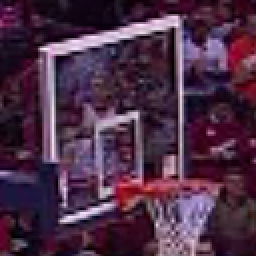
%> input picture samples_ICASSP13/patch1.png, 128 x 128 px (shown 2 times larger)
$ octave --eval "result = rrqr(imread('samples_ICASSP13/patch1.png'));"   (GNU Octave 9; MATLAB toolbox functions it lacks are replaced by stand-ins)
%> lines starting %> are read from the running program, lines starting %| are printed output that depends on the picture
function z = rrqr(f)
g = double(rgb2gray(f));
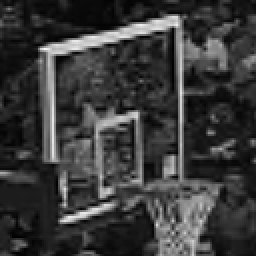
%> g: size 128x128 double (shown 2 times larger); min 0, max 250, mean 57.9
f = double(f);
z = f;
q = zeros(size(f));
%% set parameters
pg = 5;
ps = 9;
pk = 9;
thresh = 15;
sigma2 = 3^2;
%% compute gradient field for luminance
[xg yg] = meshgrid(-(pg-1)/2:(pg-1)/2);
Wg = exp(-.5 / .4^2 * (xg.^2 + yg.^2));
Cg = [xg(:) yg(:)];
WCg = [xg(:).*Wg(:) yg(:).*Wg(:)];
Xg = (Cg' * WCg) \ WCg';
gx = imfilter(g, reshape(Xg(1,:),[pg pg]), 'symmetric', 'same', 'corr');
gy = imfilter(g, reshape(Xg(2,:),[pg pg]), 'symmetric', 'same', 'corr');
%% compute structure tensor field
[xs ys] = meshgrid(-(ps-1)/2:(ps-1)/2);
Ws = exp(-.5 / 3^2 * (xs.^2 + ys.^2));
Ws = Ws ./ sum(Ws(:));
s1 = imfilter(gx .* gx, Ws, 'symmetric', 'same', 'corr');
s2 = imfilter(gx .* gy, Ws, 'symmetric', 'same', 'corr');
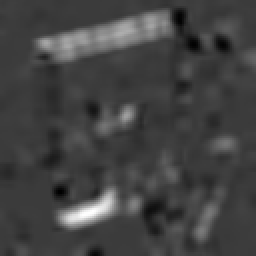
%> s2: size 128x128 double (shown 2 times larger); min -231.9, max 756.3, mean 28.2; drawn with min black and max white
s4 = imfilter(gy .* gy, Ws, 'symmetric', 'same', 'corr');
%% compute structure spectrum for all pixels
delta_sq = sqrt((s1 - s4).^2 + 4 * s2.^2);
e1 = .5 * abs(s1+s4 + delta_sq);
e2 = .5 * abs(s1+s4 - delta_sq);
u2 = (e1 - s1) ./ s2;
temp = sqrt(1 + u2.^2);
u1 = 1  ./ temp;
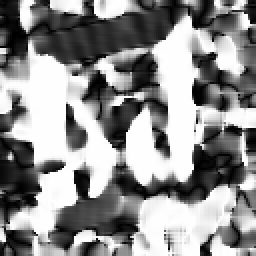
%> u1: size 128x128 double (shown 2 times larger); min 3.38e-05, max 1, mean 0.56
u2 = u2 ./ temp;
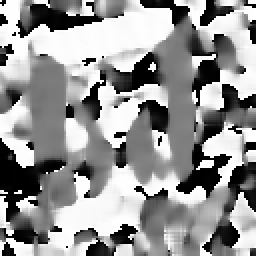
%> u2: size 128x128 double (shown 2 times larger); min -1, max 1, mean 0.175; drawn with min black and max white
%% compute kernel variance
alpha = ((e1 - e2)./(e1 + e2)).^2 .* (e1 .* e2).^.4;
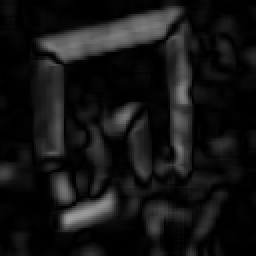
%> alpha: size 128x128 double (shown 2 times larger); min 1.82e-05, max 157.8, mean 21.1
e1 = min(e1, 10 * alpha * sigma2);
%% rank-reduced regression
[xk yk] = meshgrid(-(pk-1)/2:(pk-1)/2);
for i = 1+(pk-1)/2 : size(g,1)-(pk-1)/2
for j = 1+(pk-1)/2 : size(g,2)-(pk-1)/2
    if alpha(i,j) > thresh
        rb = f(i-(pk-1)/2:i+(pk-1)/2,j-(pk-1)/2:j+(pk-1)/2,1);
        gb = f(i-(pk-1)/2:i+(pk-1)/2,j-(pk-1)/2:j+(pk-1)/2,2);
        bb = f(i-(pk-1)/2:i+(pk-1)/2,j-(pk-1)/2:j+(pk-1)/2,3);
        d1 = (xk * u1(i,j) + yk * u2(i,j)).^2;
        d2 = (yk * u1(i,j) - xk * u2(i,j)).^2;
        Wk = exp(-.5 / sigma2 / alpha(i,j) * (e1(i,j)*d1 + e2(i,j)*d2));
        Ck = [ones(pk^2,1) d1(:)];
        WCk = [Wk(:) d1(:).*Wk(:)];
        Xg = (Ck' * WCk) \ WCk';
        z(i,j,1) = Xg(1,:) * rb(:);
        z(i,j,2) = Xg(1,:) * gb(:);
        z(i,j,3) = Xg(1,:) * bb(:);
        q(i,j,1) = Xg(2,:) * rb(:);
        q(i,j,2) = Xg(2,:) * gb(:);
        q(i,j,3) = Xg(2,:) * bb(:);
    end
end
end
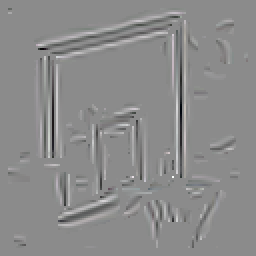
%> q: size 128x128x3 double (shown 2 times larger); mean R, G, B 0, 0, 0; drawn with min black and max white
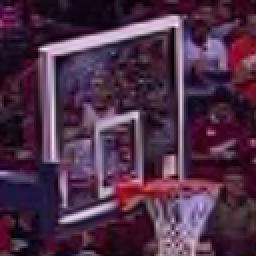
%> z: size 128x128x3 double (shown 2 times larger); mean R, G, B 76.1, 46.2, 69.7; drawn with min black and max white
%> after the loop, Ck = 81 rows, first 12: [1 9.67; 1 10.96; 1 12.34; 1 13.8; 1 15.35; 1 16.97; 1 18.68; 1 20.46; 1 22.33; 1 4.54; 1 5.44; 1 6.42]; WCk = 81 rows, first 12: [1.13e-05 0.000109; 1.86e-05 0.000204; 2.04e-05 0.000252; 1.49e-05 0.000205; 7.23e-06 0.000111; 2.34e-06 3.97e-05; 5.04e-07 9.42e-06; 7.23e-08 1.48e-06; 6.9e-09 1.54e-07; 0.000794 0.0036; 0.00165 0.00896; 0.00228 0.0146]; Wk = [1.13e-05 0.000794 0.0127 0.0464 0.0386 0.0073 0.000315 3.09e-06 6.9e-09; 1.86e-05 0.00165 0.0333 0.153 0.16 0.0382 0.00208 2.57e-05 7.23e-08; 2.04e-05 0.00228 0.058 0.336 0.443 0.133 0.00911 0.000142 5.04e-07; 1.49e-05 0.0021 0.0672 0.491 0.816 0.309 0.0266 0.000523 2.34e-06; 7.23e-06 0.00128 0.0519 0.477 1 0.477 0.0519 0.00128 7.23e-06; 2.34e-06 0.000523 0.0266 0.309 0.816 0.491 0.0672 0.0021 1.49e-05; 5.04e-07 0.000142 0.00911 0.133 0.443 0.336 0.058 0.00228 2.04e-05; 7.23e-08 2.57e-05 0.00208 0.0382 0.16 0.153 0.0333 0.00165 1.86e-05; 6.9e-09 3.09e-06 0.000315 0.0073 0.0386 0.0464 0.0127 0.000794 1.13e-05]; Xg = 81 columns, first 8: [-7.87e-06 -1.51e-05 -1.92e-05 -1.6e-05 -8.76e-06 -3.18e-06 -7.63e-07 -1.21e-07; 1.41e-05 2.65e-05 3.3e-05 2.71e-05 1.47e-05 5.28e-06 1.26e-06 1.98e-07]; bb = [43 33 24 29 33 32 31 34 37; 55 38 21 28 34 31 29 31 33; 90 57 24 27 30 29 28 30 33; 124 76 27 26 25 26 26 30 33; 118 74 30 27 25 25 25 27 30; 112 73 33 29 25 24 23 25 26; 78 67 57 42 26 25 24 28 33; 43 62 81 54 28 27 25 33 40; 83 83 83 53 23 23 23 30 37]; d1 = [9.67 4.54 1.32 0.0292 0.654 3.2 7.66 14.04 22.33; 10.96 5.44 1.83 0.139 0.368 2.51 6.58 12.56 20.46; 12.34 6.42 2.42 0.331 0.163 1.91 5.58 11.17 18.68; 13.8 7.49 3.09 0.604 0.0409 1.4 4.67 9.86 16.97; 15.35 8.63 3.84 0.959 0 0.959 3.84 8.63 15.35; 16.97 9.86 4.67 1.4 0.0409 0.604 3.09 7.49 13.8; 18.68 11.17 5.58 1.91 0.163 0.331 2.42 6.42 12.34; 20.46 12.56 6.58 2.51 0.368 0.139 1.83 5.44 10.96; 22.33 14.04 7.66 3.2 0.654 0.0292 1.32 4.54 9.67]; d2 = [22.33 20.46 18.68 16.97 15.35 13.8 12.34 10.96 9.67; 14.04 12.56 11.17 9.86 8.63 7.49 6.42 5.44 4.54; 7.66 6.58 5.58 4.67 3.84 3.09 2.42 1.83 1.32; 3.2 2.51 1.91 1.4 0.959 0.604 0.331 0.139 0.0292; 0.654 0.368 0.163 0.0409 0 0.0409 0.163 0.368 0.654; 0.0292 0.139 0.331 0.604 0.959 1.4 1.91 2.51 3.2; 1.32 1.83 2.42 3.09 3.84 4.67 5.58 6.58 7.66; 4.54 5.44 6.42 7.49 8.63 9.86 11.17 12.56 14.04; 9.67 10.96 12.34 13.8 15.35 16.97 18.68 20.46 22.33]; gb = [23 15 7 11 16 14 13 15 18; 38 21 4 10 15 12 10 12 14; 75 41 7 8 9 8 8 10 13; 111 60 9 6 3 4 5 9 12; 106 60 14 8 3 3 3 6 9; 100 59 18 10 3 2 1 3 5; 63 52 40 21 3 2 1 4 9; 26 45 63 32 2 1 0 6 12; 67 66 66 33 1 1 0 4 8]; rb = [51 43 35 39 43 42 41 43 46; 68 51 34 39 43 41 39 40 42; 106 72 38 38 39 38 37 40 42; 143 93 42 38 34 35 35 39 42; 139 92 46 40 34 34 34 36 39; 134 92 50 42 34 33 32 34 35; 96 84 72 51 29 28 26 31 35; 58 77 95 59 24 22 20 28 35; 99 98 98 57 17 17 17 24 31]
z = uint8(z - q.^5 .* exp(-.5 * q.^2 / 70) * .00008);
%> z: size 128x128x3 uint8
end

$ run again, on samples_ICASSP13/patch2.png
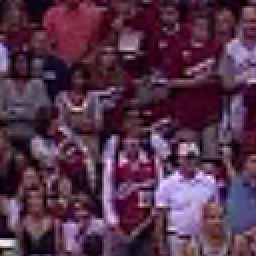
%> input picture samples_ICASSP13/patch2.png, 128 x 128 px (shown 2 times larger)
%> in rrqr, `u2 = u2 ./ temp;`:
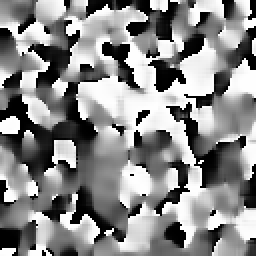
%> u2: size 128x128 double (shown 2 times larger); min -1, max 1, mean 0.0792; drawn with min black and max white
%> after the loop in rrqr, `for i = 1+(pk-1)/2 : size(g,1)-(pk-1)/2`:
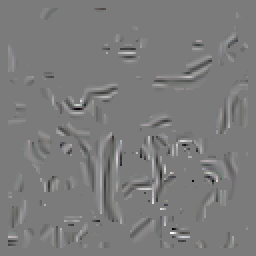
%> q: size 128x128x3 double (shown 2 times larger); mean R, G, B 0.1, 0.1, 0.1; drawn with min black and max white
%> after the loop in rrqr, `for i = 1+(pk-1)/2 : size(g,1)-(pk-1)/2`: Ck = 81 rows, first 12: [1 21.41; 1 19.85; 1 18.35; 1 16.91; 1 15.53; 1 14.21; 1 12.94; 1 11.74; 1 10.59; 1 13.26; 1 12.04; 1 10.88]; WCk = 81 rows, first 12: [2e-08 4.27e-07; 1.51e-07 3e-06; 8.07e-07 1.48e-05; 3.04e-06 5.14e-05; 8.08e-06 0.000125; 1.51e-05 0.000215; 2e-05 0.000259; 1.86e-05 0.000219; 1.23e-05 0.00013; 7.53e-06 9.98e-05; 4.66e-05 0.000562; 0.000204 0.00222]; Wk = [2e-08 7.53e-06 0.000656 0.0132 0.0612 0.0656 0.0162 0.000929 1.23e-05; 1.51e-07 4.66e-05 0.00332 0.0547 0.208 0.182 0.0369 0.00173 1.86e-05; 8.07e-07 0.000204 0.0119 0.16 0.497 0.357 0.0592 0.00226 2e-05; 3.04e-06 0.000628 0.03 0.33 0.84 0.493 0.0669 0.00209 1.51e-05; 8.08e-06 0.00137 0.0533 0.481 1 0.481 0.0533 0.00137 8.08e-06; 1.51e-05 0.00209 0.0669 0.493 0.84 0.33 0.03 0.000628 3.04e-06; 2e-05 0.00226 0.0592 0.357 0.497 0.16 0.0119 0.000204 8.07e-07; 1.86e-05 0.00173 0.0369 0.182 0.208 0.0547 0.00332 4.66e-05 1.51e-07; 1.23e-05 0.000929 0.0162 0.0656 0.0612 0.0132 0.000656 7.53e-06 2e-08]; Xg = 81 columns, first 8: [-3.21e-08 -2.23e-07 -1.09e-06 -3.76e-06 -9.05e-06 -1.53e-05 -1.81e-05 -1.5e-05; 5.15e-08 3.61e-07 1.78e-06 6.14e-06 1.49e-05 2.55e-05 3.05e-05 2.57e-05]; bb = [78 97 73 49 89 128 119 110 95; 78 90 68 45 85 124 111 98 96; 87 88 72 55 87 118 100 81 82; 96 86 76 65 89 112 88 64 68; 98 72 73 73 88 102 86 70 73; 99 58 70 81 87 93 84 75 78; 84 33 57 81 84 87 73 59 65; 69 7 44 81 82 82 63 43 52; 68 49 71 93 90 89 59 30 46]; d1 = [21.41 13.26 7.06 2.79 0.471 0.0892 1.65 5.15 10.59; 19.85 12.04 6.18 2.25 0.265 0.221 2.12 5.96 11.74; 18.35 10.88 5.35 1.76 0.118 0.412 2.65 6.82 12.94; 16.91 9.78 4.59 1.34 0.0295 0.662 3.24 7.75 14.21; 15.53 8.73 3.88 0.971 0 0.971 3.88 8.73 15.53; 14.21 7.75 3.24 0.662 0.0295 1.34 4.59 9.78 16.91; 12.94 6.82 2.65 0.412 0.118 1.76 5.35 10.88 18.35; 11.74 5.96 2.12 0.221 0.265 2.25 6.18 12.04 19.85; 10.59 5.15 1.65 0.0892 0.471 2.79 7.06 13.26 21.41]; d2 = [10.59 11.74 12.94 14.21 15.53 16.91 18.35 19.85 21.41; 5.15 5.96 6.82 7.75 8.73 9.78 10.88 12.04 13.26; 1.65 2.12 2.65 3.24 3.88 4.59 5.35 6.18 7.06; 0.0892 0.221 0.412 0.662 0.971 1.34 1.76 2.25 2.79; 0.471 0.265 0.118 0.0295 0 0.0295 0.118 0.265 0.471; 2.79 2.25 1.76 1.34 0.971 0.662 0.412 0.221 0.0892; 7.06 6.18 5.35 4.59 3.88 3.24 2.65 2.12 1.65; 13.26 12.04 10.88 9.78 8.73 7.75 6.82 5.96 5.15; 21.41 19.85 18.35 16.91 15.53 14.21 12.94 11.74 10.59]; gb = [75 87 61 36 79 122 116 109 93; 77 81 57 32 75 117 106 95 93; 85 78 59 41 75 109 94 79 79; 93 75 62 49 75 101 82 63 64; 94 62 59 57 73 90 78 66 67; 95 48 56 64 72 79 74 68 70; 80 24 43 62 67 72 62 52 56; 65 0 30 60 63 65 50 35 43; 62 40 56 72 71 70 45 21 37]; rb = [96 124 98 73 114 155 148 141 124; 101 121 96 71 112 152 141 130 127; 107 115 97 80 113 146 131 116 114; 113 108 98 88 115 141 122 102 100; 114 94 94 95 113 131 119 106 105; 116 79 90 101 112 122 116 110 109; 97 49 74 99 107 115 105 94 96; 79 19 58 96 103 109 94 78 82; 77 59 83 106 110 114 89 64 77]

$ run again, on samples_ICASSP13/patch3.png
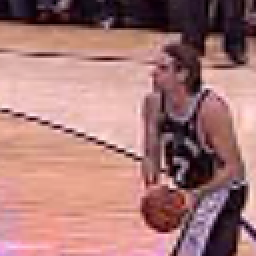
%> input picture samples_ICASSP13/patch3.png, 128 x 128 px (shown 2 times larger)
%> in rrqr, `alpha = ((e1 - e2)./(e1 + e2)).^2 .* (e1 .* e2).^.4;`:
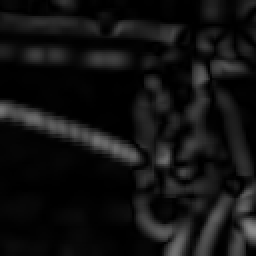
%> alpha: size 128x128 double (shown 2 times larger); min 0.00055, max 140.9, mean 18.4
%> after the loop in rrqr, `for i = 1+(pk-1)/2 : size(g,1)-(pk-1)/2`:
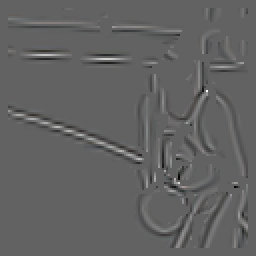
%> q: size 128x128x3 double (shown 2 times larger); mean R, G, B 0.1, 0, 0; drawn with min black and max white
%> after the loop in rrqr, `for i = 1+(pk-1)/2 : size(g,1)-(pk-1)/2`: Ck = 81 rows, first 12: [1 18.66; 1 17.95; 1 17.25; 1 16.56; 1 15.89; 1 15.23; 1 14.59; 1 13.95; 1 13.34; 1 11.05; 1 10.5; 1 9.96]; WCk = 81 rows, first 12: [4.22e-08 7.87e-07; 1.84e-07 3.3e-06; 5.98e-07 1.03e-05; 1.45e-06 2.4e-05; 2.61e-06 4.15e-05; 3.51e-06 5.35e-05; 3.52e-06 5.13e-05; 2.63e-06 3.66e-05; 1.46e-06 1.95e-05; 1.82e-05 0.000201; 7.11e-05 0.000746; 0.000207 0.00206]; Wk = [4.22e-08 1.82e-05 0.00157 0.0273 0.095 0.0662 0.00926 0.00026 1.46e-06; 1.84e-07 7.11e-05 0.0055 0.0854 0.266 0.166 0.0208 0.000522 2.63e-06; 5.98e-07 0.000207 0.0143 0.199 0.555 0.31 0.0348 0.000781 3.52e-06; 1.45e-06 0.000448 0.0278 0.346 0.863 0.432 0.0433 0.000871 3.51e-06; 2.61e-06 0.000724 0.0402 0.448 1 0.448 0.0402 0.000724 2.61e-06; 3.51e-06 0.000871 0.0433 0.432 0.863 0.346 0.0278 0.000448 1.45e-06; 3.52e-06 0.000781 0.0348 0.31 0.555 0.199 0.0143 0.000207 5.98e-07; 2.63e-06 0.000522 0.0208 0.166 0.266 0.0854 0.0055 7.11e-05 1.84e-07; 1.46e-06 0.00026 0.00926 0.0662 0.095 0.0273 0.00157 1.82e-05 4.22e-08]; Xg = 81 columns, first 8: [-6.27e-08 -2.62e-07 -8.14e-07 -1.88e-06 -3.24e-06 -4.15e-06 -3.96e-06 -2.81e-06; 1.09e-07 4.56e-07 1.42e-06 3.3e-06 5.71e-06 7.34e-06 7.03e-06 5.01e-06]; bb = [48 88 141 193 190 187 198 209 155; 52 101 130 159 158 157 174 190 169; 56 113 119 125 127 128 150 172 182; 67 134 137 140 141 143 152 161 173; 77 155 155 154 156 157 153 149 165; 73 146 146 147 148 150 149 148 161; 68 136 138 140 141 142 144 146 157; 84 142 139 136 137 138 141 145 155; 101 148 140 131 133 134 139 143 152]; d1 = [18.66 11.05 5.41 1.77 0.112 0.439 2.75 7.05 13.34; 17.95 10.5 5.03 1.55 0.0627 0.557 3.04 7.5 13.95; 17.25 9.96 4.67 1.35 0.0279 0.688 3.33 7.97 14.59; 16.56 9.44 4.31 1.17 0.00697 0.834 3.65 8.45 15.23; 15.89 8.94 3.97 0.993 0 0.993 3.97 8.94 15.89; 15.23 8.45 3.65 0.834 0.00697 1.17 4.31 9.44 16.56; 14.59 7.97 3.33 0.688 0.0279 1.35 4.67 9.96 17.25; 13.95 7.5 3.04 0.557 0.0627 1.55 5.03 10.5 17.95; 13.34 7.05 2.75 0.439 0.112 1.77 5.41 11.05 18.66]; d2 = [13.34 13.95 14.59 15.23 15.89 16.56 17.25 17.95 18.66; 7.05 7.5 7.97 8.45 8.94 9.44 9.96 10.5 11.05; 2.75 3.04 3.33 3.65 3.97 4.31 4.67 5.03 5.41; 0.439 0.557 0.688 0.834 0.993 1.17 1.35 1.55 1.77; 0.112 0.0627 0.0279 0.00697 0 0.00697 0.0279 0.0627 0.112; 1.77 1.55 1.35 1.17 0.993 0.834 0.688 0.557 0.439; 5.41 5.03 4.67 4.31 3.97 3.65 3.33 3.04 2.75; 11.05 10.5 9.96 9.44 8.94 8.45 7.97 7.5 7.05; 18.66 17.95 17.25 16.56 15.89 15.23 14.59 13.95 13.34]; gb = [55 98 149 201 191 181 182 184 123; 60 115 145 176 170 164 171 179 147; 65 131 141 151 149 147 161 174 171; 75 151 160 169 168 168 168 169 169; 85 171 179 186 187 188 176 164 167; 81 163 170 178 178 178 170 162 164; 77 154 161 169 168 168 164 160 161; 95 160 161 162 161 161 159 156 158; 113 165 160 154 154 154 153 152 155]; rb = [90 137 191 245 236 227 229 232 172; 94 154 187 221 215 209 216 223 192; 99 171 184 197 195 192 204 215 212; 112 194 204 215 215 215 215 215 214; 125 216 225 233 235 237 226 214 217; 122 209 218 226 227 229 222 214 216; 119 202 211 219 219 220 217 215 215; 140 209 211 214 215 216 215 214 215; 160 215 212 208 210 212 212 212 215]

$ run again, on samples_ICASSP13/patch4.png
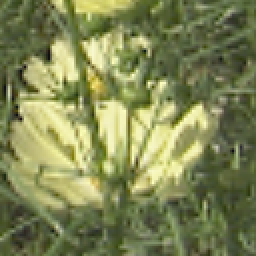
%> input picture samples_ICASSP13/patch4.png, 128 x 128 px (shown 2 times larger)
%> after the loop in rrqr, `for i = 1+(pk-1)/2 : size(g,1)-(pk-1)/2`:
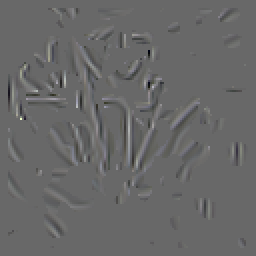
%> q: size 128x128x3 double (shown 2 times larger); mean R, G, B 0, 0, 0; drawn with min black and max white
%> after the loop in rrqr, `for i = 1+(pk-1)/2 : size(g,1)-(pk-1)/2`: Ck = 81 rows, first 12: [1 1.79; 1 3.45; 1 5.66; 1 8.4; 1 11.68; 1 15.5; 1 19.86; 1 24.77; 1 30.21; 1 0.235; 1 1.01; 1 2.32]; WCk = 81 rows, first 12: [0.000498 0.000893; 0.000772 0.00267; 0.000577 0.00326; 0.000208 0.00174; 3.6e-05 0.00042; 3e-06 4.65e-05; 1.21e-07 2.4e-06; 2.34e-09 5.78e-08; 2.18e-11 6.58e-10; 0.00527 0.00124; 0.0139 0.014; 0.0176 0.0409]; Wk = [0.000498 0.00527 0.0155 0.0127 0.0029 0.000184 3.24e-06 1.59e-08 2.18e-11; 0.000772 0.0139 0.0694 0.0965 0.0374 0.00402 0.000121 1.01e-06 2.34e-09; 0.000577 0.0176 0.149 0.353 0.232 0.0424 0.00216 3.06e-05 1.21e-07; 0.000208 0.0108 0.155 0.622 0.694 0.216 0.0186 0.000448 3e-06; 3.6e-05 0.00316 0.0774 0.528 1 0.528 0.0774 0.00316 3.6e-05; 3e-06 0.000448 0.0186 0.216 0.694 0.622 0.155 0.0108 0.000208; 1.21e-07 3.06e-05 0.00216 0.0424 0.232 0.353 0.149 0.0176 0.000577; 2.34e-09 1.01e-06 0.000121 0.00402 0.0374 0.0965 0.0694 0.0139 0.000772; 2.18e-11 1.59e-08 3.24e-06 0.000184 0.0029 0.0127 0.0155 0.00527 0.000498]; Xg = 81 columns, first 8: [3.98e-06 -0.000126 -0.000226 -0.00014 -3.64e-05 -4.23e-06 -2.24e-07 -5.53e-09; 9.65e-05 0.000362 0.000481 0.000267 6.59e-05 7.4e-06 3.84e-07 9.34e-09]; bb = [37 34 65 96 94 92 76 60 60; 41 36 49 62 83 105 81 56 67; 45 37 32 27 73 118 85 52 74; 51 45 38 31 65 99 89 79 86; 57 52 44 35 58 80 93 105 99; 53 51 49 47 55 64 77 90 93; 50 49 54 59 53 47 61 74 88; 49 44 47 50 54 58 62 66 71; 48 38 40 41 55 69 64 58 55]; d1 = [1.79 0.235 0.137 1.5 4.32 8.6 14.34 21.55 30.21; 3.45 1.01 0.0225 0.496 2.43 5.82 10.68 16.99 24.77; 5.66 2.32 0.448 0.0342 1.08 3.59 7.55 12.98 19.86; 8.4 4.18 1.41 0.112 0.27 1.89 4.97 9.5 15.5; 11.68 6.57 2.92 0.73 0 0.73 2.92 6.57 11.68; 15.5 9.5 4.97 1.89 0.27 0.112 1.41 4.18 8.4; 19.86 12.98 7.55 3.59 1.08 0.0342 0.448 2.32 5.66; 24.77 16.99 10.68 5.82 2.43 0.496 0.0225 1.01 3.45; 30.21 21.55 14.34 8.6 4.32 1.5 0.137 0.235 1.79]; d2 = [30.21 24.77 19.86 15.5 11.68 8.4 5.66 3.45 1.79; 21.55 16.99 12.98 9.5 6.57 4.18 2.32 1.01 0.235; 14.34 10.68 7.55 4.97 2.92 1.41 0.448 0.0225 0.137; 8.6 5.82 3.59 1.89 0.73 0.112 0.0342 0.496 1.5; 4.32 2.43 1.08 0.27 0 0.27 1.08 2.43 4.32; 1.5 0.496 0.0342 0.112 0.73 1.89 3.59 5.82 8.6; 0.137 0.0225 0.448 1.41 2.92 4.97 7.55 10.68 14.34; 0.235 1.01 2.32 4.18 6.57 9.5 12.98 16.99 21.55; 1.79 3.45 5.66 8.4 11.68 15.5 19.86 24.77 30.21]; gb = [76 80 113 146 135 124 112 99 102; 75 74 93 112 126 140 113 86 101; 74 68 73 77 116 155 114 72 101; 78 74 75 76 109 142 124 105 116; 82 79 77 74 102 129 134 138 130; 78 76 79 81 92 104 113 122 125; 74 73 81 88 83 78 92 105 119; 74 72 79 87 88 88 90 92 100; 73 70 78 86 92 98 88 78 80]; rb = [63 65 97 128 118 107 96 84 87; 63 62 80 98 110 122 98 74 89; 64 58 63 68 103 137 100 63 91; 67 63 64 66 96 126 109 93 105; 69 67 65 63 89 115 119 122 120; 66 66 69 72 82 92 101 111 115; 64 65 73 80 75 69 84 99 110; 63 61 69 78 78 78 82 86 92; 63 57 66 75 81 86 80 73 74]
